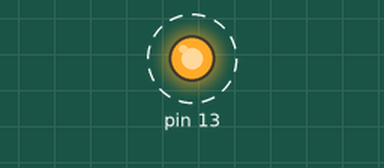
Simulated run of this sketch. Board: Arduino Uno, built with avr-gcc and run on an emulated ATmega328P. On the bench: output pins drawn as LEDs (lit = HIGH). Dashed ring = blinking.

Above: at 0.2 s.
Timing chart, 0 to 3.0 s (numbered marks = the images above):
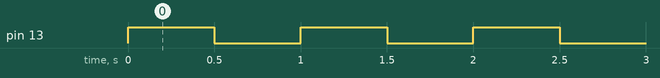

Measured:
- by itself, pin 13: alternates HIGH for 0.50 s and LOW for 0.50 s

The sketch:

1.blinking_light.ino
```cpp
void setup() {
  // put your setup code here, to run once:
pinMode(13, OUTPUT);
}

void loop() {
  // put your main code here, to run repeatedly:
int delayTime = 500;
digitalWrite(13, HIGH);
delay(delayTime);
digitalWrite(13, LOW);
delay(delayTime);
}
```
